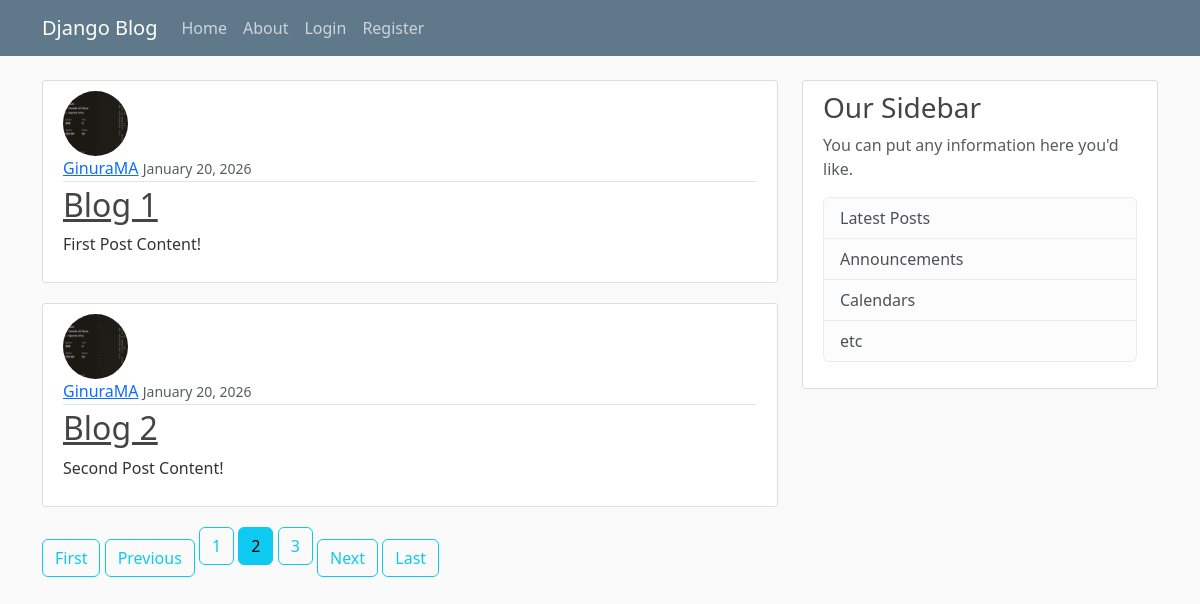
Before: /?page=2 with the older database file.
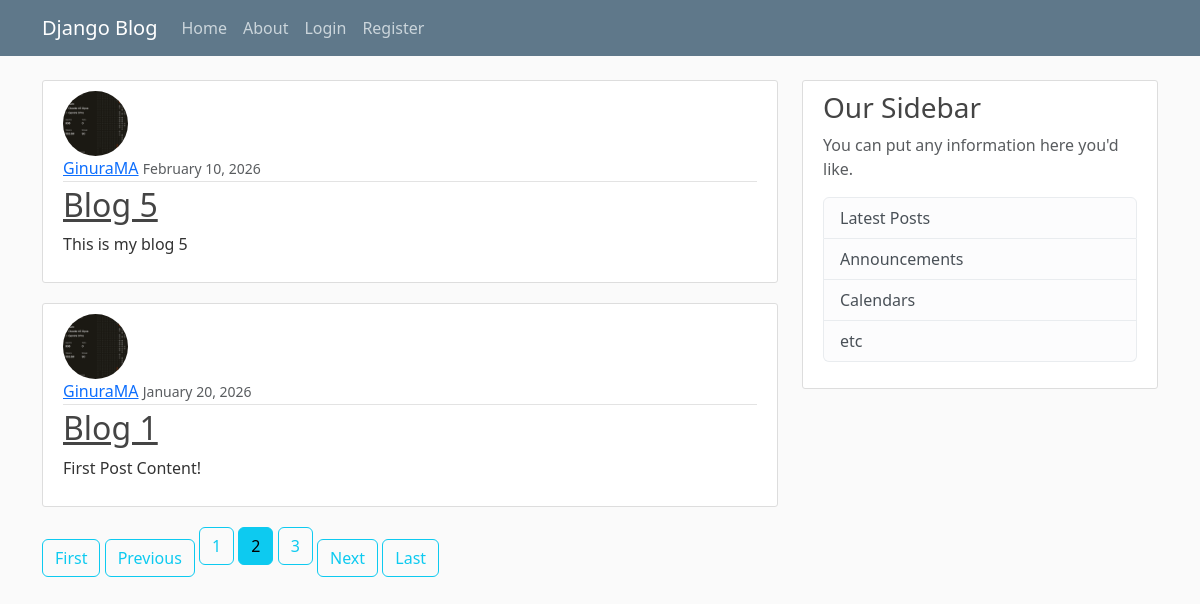
After: the same page with the newer database file.
### blog/models.py (models this page shows, shortened)
class Post(models.Model):
    title = models.CharField(max_length=100)
    content = models.TextField()
    date_posted = models.DateField(default=timezone.now)
    author = models.ForeignKey(User, on_delete=models.CASCADE)

### users/models.py (models this page shows, shortened)
class Profile(models.Model):
    user = models.OneToOneField(User, on_delete=models.CASCADE)
    image = models.ImageField(default='default.jpg', upload_to='profile_pics')

### blog/views.py (the view)
# urls.py: path('', PostListView.as_view(), name='blog-home'),
class PostListView(ListView):
    model = Post
    template_name = 'blog/home.html' #it will automatically look inside templates folder
    context_object_name = 'posts'
    ordering = ['-date_posted'] #this order the posts from newest to oldest
    paginate_by = 2

### blog/templates/blog/home.html
{% extends "blog/base.html" %}
{% block content %}
    {% for post in posts%}
        <article class="media content-section">
            <img class="rounded-circle article-img" src="{{ post.author.profile.image.url }}">
            <div class="media-body">
                <div class="article-metadata">
                <a class="mr-2" href="#">{{ post.author }}</a>
                <small class="text-muted">{{ post.date_posted|date:"F d, Y" }}</small>
                </div>
                <h2><a class="article-title" href="{% url 'post-detail' post.id %}">{{ post.title }}</a></h2>
                <p class="article-content">{{ post.content }}</p>
            </div>
        </article>
    {% endfor %}
    {% if is_paginated %}
        {% if page_obj.has_previous %}
            <a class="btn btn-outline-info mb=4" href="?page=1">First</a>
            <a class="btn btn-outline-info mb=4" href="?page= {{ page_obj.previous_page_number }}">Previous</a>
        {% endif %}
        {% for num in page_obj.paginator.page_range %}
            {% if page_obj.number == num %}
                <a class="btn btn-info mb-4" href="?page={{ num }}">{{ num }}</a>
            {% elif num > page_obj.number|add:'-3' and num < page_obj.number|add:'3'%}
                <a class="btn btn-outline-info mb-4" href="?page={{ num }}">{{ num }}</a>
            {% endif %}
        {% endfor %}
        {% if page_obj.has_previous %}
            <a class="btn btn-outline-info mb=4" href="?page={{ page_obj.next_page_number }}">Next</a>
            <a class="btn btn-outline-info mb=4" href="?page={{ page_obj.paginator.num_pages }}">Last</a>
        {% endif %}
    {% endif %}
{% endblock content %}

### blog/templates/blog/base.html (shortened to what this page needs)
{% load static %}
<!DOCTYPE html>
<html lang="en">
<head>
    <link href="https://cdn.jsdelivr.net/npm/bootstrap@5.3.8/dist/css/bootstrap.min.css" rel="stylesheet">
    <link href="{% static 'blog/main.css' %}" rel="stylesheet" >
</head>
<body>
    <header class="site-header">
        <nav class="navbar navbar-expand-md navbar-dark bg-steel fixed-top">
        <div class="container">
        <a class="navbar-brand mr-4" href="/">Django Blog</a>
        <div class="collapse navbar-collapse" id="navbarToggle">
            <div class="navbar-nav mr-auto">
            <a class="nav-item nav-link" href="{% url 'blog-home' %}">Home</a>
            <a class="nav-item nav-link" href="{% url 'blog-about' %}">About</a>
            </div>
            <div class="navbar-nav ml-auto">
                {% if user.is_authenticated %}
                    <form id="logout-form" method="post" action="{% url 'logout' %}" class="m-0 p-0">
                        {% csrf_token %}
                        <button type="submit" class="nav-link">Logout</button>
                    </form>
                    <a class="nav-item nav-link" href="{% url 'post-create' %}">New Post</a>
                    <a class="nav-item nav-link" href="{% url 'profile' %}">Profile</a>
                {% else %}
                    <a class="nav-item nav-link" href="{% url 'login' %}">Login</a>
                    <a class="nav-item nav-link" href="{% url 'register' %}">Register</a>
                {% endif %}
            </div>
        </div>
        </div>
        </nav>
    </header>
    <main role="main" class="container">
    <div class="row">
        <div class="col-md-8">
            {% block content %}{% endblock %}
        </div>
        <div class="col-md-4">
        <div class="content-section">
            <h3>Our Sidebar</h3>
            <p class='text-muted'>You can put any information here you'd like.
            <ul class="list-group">
                <li class="list-group-item list-group-item-light">Latest Posts</li>
                <li class="list-group-item list-group-item-light">Announcements</li>
                <li class="list-group-item list-group-item-light">Calendars</li>
                <li class="list-group-item list-group-item-light">etc</li>
            </ul>
            </p>
        </div>
        </div>
    </div>
    </main>
</body>
</html>

### blog/static/blog/main.css (style rules this page uses)
body { background: #fafafa; color: #333333; margin-top: 5rem; }
h1, h2, h3, h4, h5, h6 { color: #444444; }
ul { margin: 0; }
.bg-steel { background-color: #5f788a; }
.site-header .navbar-nav .nav-link { color: #cbd5db; }
.content-section { background: #ffffff; padding: 10px 20px; border: 1px solid #dddddd; border-radius: 3px; margin-bottom: 20px; }
.article-title { color: #444444; }
.article-content { white-space: pre-line; }
.article-img { height: 65px; width: 65px; margin-right: 16px; }
.article-metadata { padding-bottom: 1px; margin-bottom: 4px; border-bottom: 1px solid #e3e3e3 }

Changed rows visible on the page:
no longer on this page (row unchanged): Post: author.profile.image (picture), author "GinuraMA", date_posted "January 20, 2026", title "Blog 2", content "Second Post Content!"
added Post: author.profile.image (picture), author "GinuraMA", date_posted "February 10, 2026", title "Blog 5", content "This is my blog 5"
